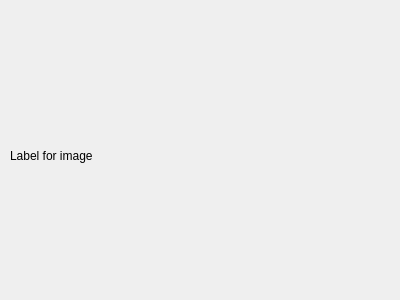
<?xml version="1.0" encoding="UTF-8"?>
<ui version="4.0">
 <class>TestForm</class>
 <widget class="QWidget" name="TestForm">
  <property name="geometry">
   <rect>
    <x>0</x>
    <y>0</y>
    <width>400</width>
    <height>300</height>
   </rect>
  </property>
  <property name="windowTitle">
   <string>Form</string>
  </property>
  <widget class="QLabel" name="imgLabel">
   <property name="geometry">
    <rect>
     <x>10</x>
     <y>130</y>
     <width>91</width>
     <height>51</height>
    </rect>
   </property>
   <property name="text">
    <string>Label for image</string>
   </property>
  </widget>
 </widget>
 <resources/>
 <connections/>
</ui>
